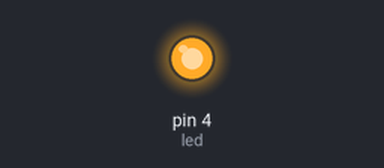
This sketch was run on a simulated Arduino Uno, built with avr-gcc and run on an emulated ATmega328P. Shown: output pins drawn as LEDs (lit = HIGH).

Above: at 0.1 s.
Timing chart, 0 to 1.6 s (numbered marks = the images above):
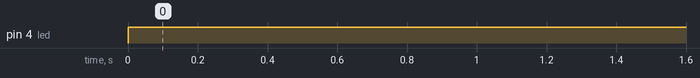

The sketch:

Attiny_blink.ino
```cpp
int led = 4;

void setup() {
  pinMode(led, OUTPUT);
}

void loop() {
  digitalWrite(led, HIGH);
  delay(100);
  digitalWrite(led, HIGH);
  delay(100);
}
```

Measured:
- by itself, pin 4 (led): LOW → HIGH at 0.00 s
